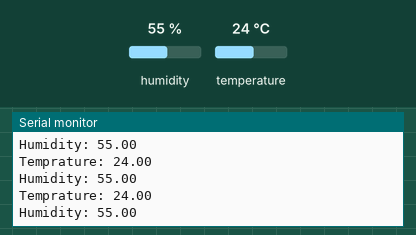
This sketch was run on a simulated Arduino Uno, built with avr-gcc and run on an emulated ATmega328P. On the bench: the last lines printed to the serial monitor. The inputs (shaded band) are chosen by the test bench; at power-on: humidity 55 %, temperature 24 °C.

Above: at 2.8 s.
2.9 s: humidity set to 22 %
At 5.5 s:
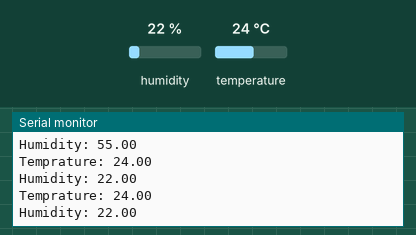
5.6 s: temperature set to 12 °C
At 6.9 s:
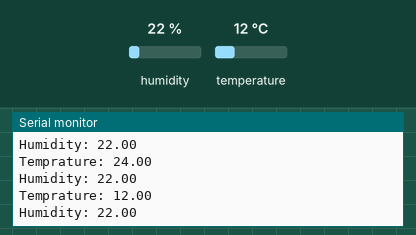
8.3 s: humidity set to 40 %
At 11.9 s:
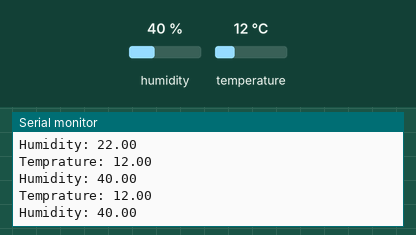
Timing chart, 0 to 13.4 s (numbered marks = the images above; inputs shaded):
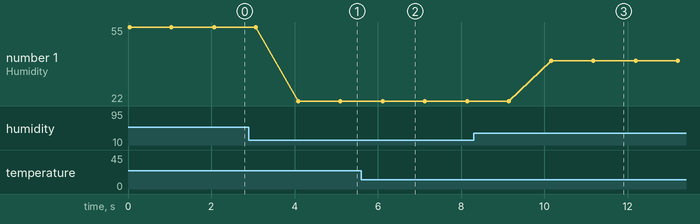

The sketch:

HumiditySensor.ino
```cpp
#include <DHT.h>

DHT dht(A4, DHT11);
void setup() {
  Serial.begin(9600);

}

void loop() {
  float temperature = dht.readTemperature();
  float humidity = dht.readHumidity();
  Serial.print("Temprature: ");
  Serial.println(temperature);
  Serial.print("Humidity: ");
  Serial.println(humidity);
  delay(1000);
}
```

Measured:
- after the input at 2.9 s, the serial monitor: prints a new line after 1.2 s (image 1)
- after the input at 5.6 s, the serial monitor: prints a new line after 0.50 s (image 2)
- after the input at 8.3 s, the serial monitor: prints a new line after 1.9 s (image 3)
- plotted number 1: 55 → 22 after the input at 2.9 s, 22 → 40 after the input at 8.3 s
